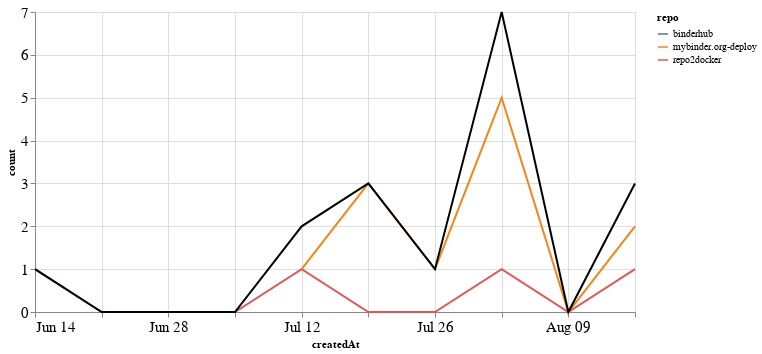

Source (notebook cell):
### Markdown cell above
## PRs

### Code cell
prs_time = prs.groupby('repo').resample('W', on='createdAt').count()['author'].reset_index()
prs_time = prs_time.rename(columns={'author': 'count'})
prs_time_total = prs_time.groupby('createdAt').agg({"count": "sum"}).reset_index()

ch1 = alt.Chart(prs_time, width=600).mark_line().encode(
    x='createdAt',
    y='count',
    color='repo',
    tooltip="repo"
)

ch2 = alt.Chart(prs_time_total, width=600).mark_line(color="black").encode(
    x='createdAt',
    y='count',
)

ch1 + ch2

### Figure 1 — Vega-Lite specification as saved in the notebook (floating-point values rounded to 4 significant figures)
{"config": {"axisLeft": {"labelFontSize": 15}, "axisBottom": {"labelFontSize": 15}}, "layer": [{"data": {"name": "data-f9de41a83c6795c2afe758fa1d06fe0a"}, "mark": "line", "encoding": {"color": {"type": "nominal", "field": "repo"}, "tooltip": {"type": "nominal", "field": "repo"}, "x": {"type": "temporal", "field": "createdAt"}, "y": {"type": "quantitative", "field": "count"}}, "width": 600}, {"data": {"name": "data-57fb1f60767e4a4c4d24a95481d6837d"}, "mark": {"type": "line", "color": "black"}, "encoding": {"x": {"type": "temporal", "field": "createdAt"}, "y": {"type": "quantitative", "field": "count"}}, "width": 600}], "$schema": "https://vega.github.io/schema/vega-lite/v4.8.1.json", "datasets": {"data-f9de41a83c6795c2afe758fa1d06fe0a": [{"repo": "binderhub", "createdAt": "2020-08-02T00:00:00", "count": 1}, {"repo": "mybinder.org-deploy", "createdAt": "2020-07-12T00:00:00", "count": 1}, {"repo": "mybinder.org-deploy", "createdAt": "2020-07-19T00:00:00", "count": 3}, {"repo": "mybinder.org-deploy", "createdAt": "2020-07-26T00:00:00", "count": 1}, {"repo": "mybinder.org-deploy", "createdAt": "2020-08-02T00:00:00", "count": 5}, {"repo": "mybinder.org-deploy", "createdAt": "2020-08-09T00:00:00", "count": 0}, {"repo": "mybinder.org-deploy", "createdAt": "2020-08-16T00:00:00", "count": 2}, {"repo": "repo2docker", "createdAt": "2020-06-14T00:00:00", "count": 1}, {"repo": "repo2docker", "createdAt": "2020-06-21T00:00:00", "count": 0}, {"repo": "repo2docker", "createdAt": "2020-06-28T00:00:00", "count": 0}, {"repo": "repo2docker", "createdAt": "2020-07-05T00:00:00", "count": 0}, {"repo": "repo2docker", "createdAt": "2020-07-12T00:00:00", "count": 1}, {"repo": "repo2docker", "createdAt": "2020-07-19T00:00:00", "count": 0}, {"repo": "repo2docker", "createdAt": "2020-07-26T00:00:00", "count": 0}, {"repo": "repo2docker", "createdAt": "2020-08-02T00:00:00", "count": 1}, {"repo": "repo2docker", "createdAt": "2020-08-09T00:00:00", "count": 0}, {"repo": "repo2docker", "createdAt": "2020-08-16T00:00:00", "count": 1}], "data-57fb1f60767e4a4c4d24a95481d6837d": [{"createdAt": "2020-06-14T00:00:00", "count": 1}, {"createdAt": "2020-06-21T00:00:00", "count": 0}, {"createdAt": "2020-06-28T00:00:00", "count": 0}, {"createdAt": "2020-07-05T00:00:00", "count": 0}, {"createdAt": "2020-07-12T00:00:00", "count": 2}, {"createdAt": "2020-07-19T00:00:00", "count": 3}, {"createdAt": "2020-07-26T00:00:00", "count": 1}, {"createdAt": "2020-08-02T00:00:00", "count": 7}, {"createdAt": "2020-08-09T00:00:00", "count": 0}, {"createdAt": "2020-08-16T00:00:00", "count": 3}]}}
